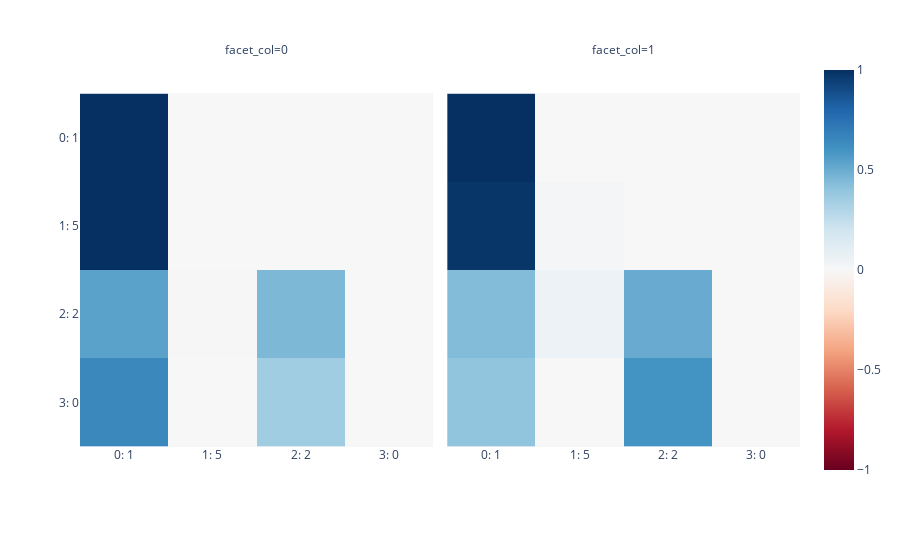
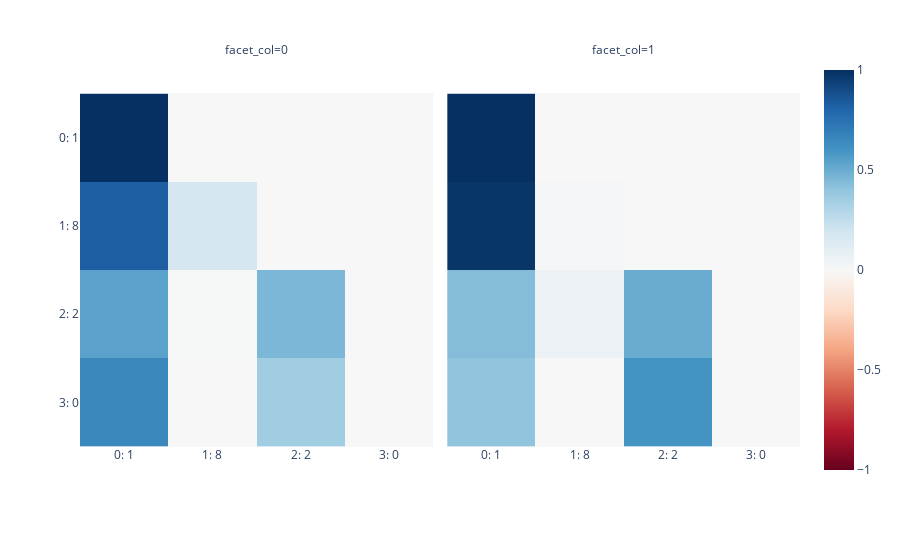
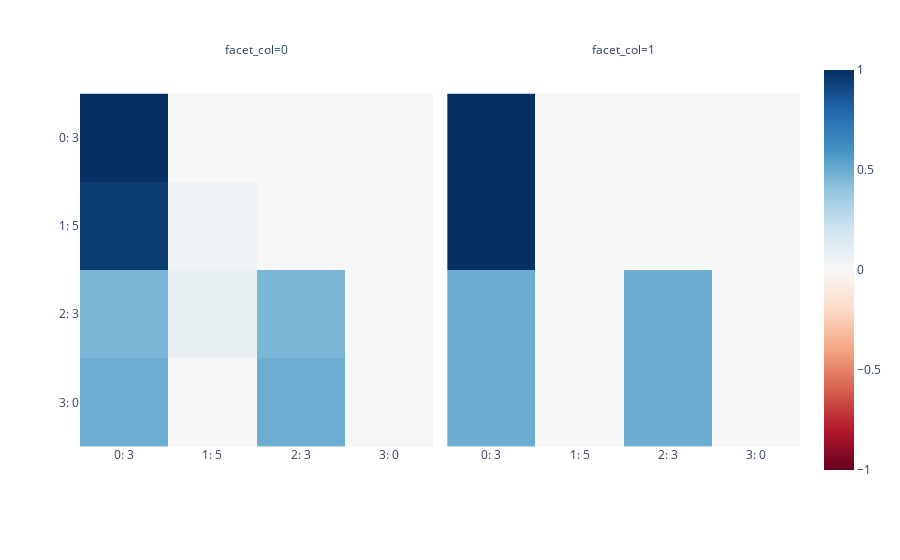
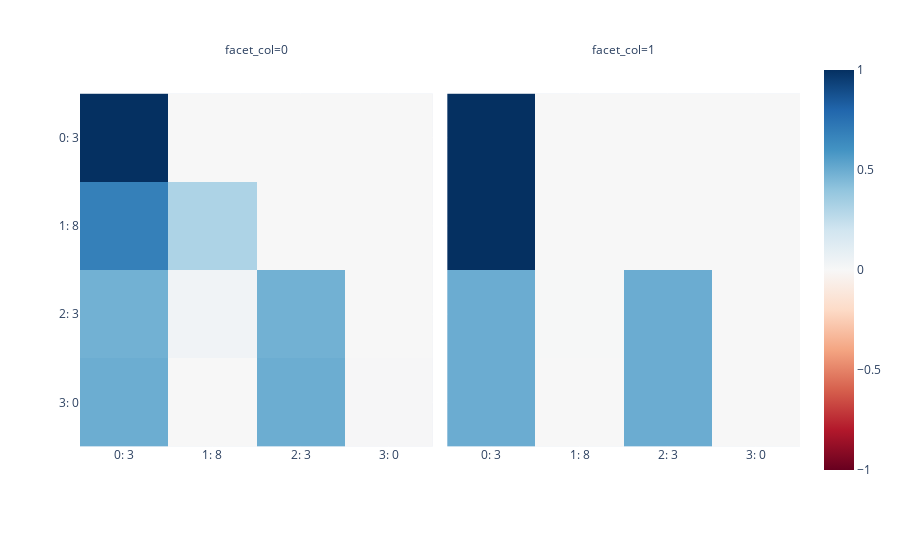

The cell these charts' notebook holds for them, in order:
### Markdown cell above
The following attention patterns show that if you change the noise token, sometimes the destination noise tokens will attend to themselves randomly, but the last destination token (0) will attend to the other two tokens less than 5, favoring one over the other. The hierarchy of prefered tokens is switched between the heads, so the ordering is accounted for. 


** If the signal token is repeated, it will attend equally to both.

### Code cell
show_pattern(pre_trained.activation_cache, [1,5,2,0])
show_pattern(pre_trained.activation_cache, [1,8,2,0])
show_pattern(pre_trained.activation_cache, [3,5,3,0])
show_pattern(pre_trained.activation_cache, [3,8,3,0])

### Figure 1 — Plotly figure (JSON) as saved in the notebook; plotly's stock layout.template omitted (floating-point values rounded to 4 significant figures)
{"data": [{"coloraxis": "coloraxis", "hovertemplate": "x: %{x}<br>y: %{y}<br>color: %{z}<extra></extra>", "name": "0", "type": "heatmap", "x": ["0: 1", "1: 5", "2: 2", "3: 0"], "xaxis": "x", "y": ["0: 1", "1: 5", "2: 2", "3: 0"], "yaxis": "y", "z": [[1, 0, 0, 0], [0.9993, 0.0007221, 0, 0], [0.5396, 0.007501, 0.4529, 0], [0.648, 2.222e-07, 0.352, 1.367e-06]]}, {"coloraxis": "coloraxis", "hovertemplate": "x: %{x}<br>y: %{y}<br>color: %{z}<extra></extra>", "name": "1", "type": "heatmap", "x": ["0: 1", "1: 5", "2: 2", "3: 0"], "xaxis": "x2", "y": ["0: 1", "1: 5", "2: 2", "3: 0"], "yaxis": "y2", "z": [[1, 0, 0, 0], [0.9776, 0.02242, 0, 0], [0.4377, 0.05942, 0.5029, 0], [0.4017, 0.001359, 0.5969, 1.094e-05]]}], "layout": {"annotations": [{"font": {}, "showarrow": false, "text": "facet_col=0", "x": 0.245, "xanchor": "center", "xref": "paper", "y": 1, "yanchor": "bottom", "yref": "paper"}, {"font": {}, "showarrow": false, "text": "facet_col=1", "x": 0.755, "xanchor": "center", "xref": "paper", "y": 1, "yanchor": "bottom", "yref": "paper"}], "coloraxis": {"cmid": 0, "colorscale": [[0, "rgb(103,0,31)"], [0.1, "rgb(178,24,43)"], [0.2, "rgb(214,96,77)"], [0.3, "rgb(244,165,130)"], [0.4, "rgb(253,219,199)"], [0.5, "rgb(247,247,247)"], [0.6, "rgb(209,229,240)"], [0.7, "rgb(146,197,222)"], [0.8, "rgb(67,147,195)"], [0.9, "rgb(33,102,172)"], [1, "rgb(5,48,97)"]]}, "margin": {"t": 60}, "xaxis": {"anchor": "y", "constrain": "domain", "domain": [0, 0.49], "scaleanchor": "y"}, "xaxis2": {"anchor": "y2", "domain": [0.51, 1], "matches": "x"}, "yaxis": {"anchor": "x", "autorange": "reversed", "constrain": "domain", "domain": [0, 1]}, "yaxis2": {"anchor": "x2", "domain": [0, 1], "matches": "y", "showticklabels": false}}}

### Figure 2 — Plotly figure (JSON) as saved in the notebook; plotly's stock layout.template omitted (floating-point values rounded to 4 significant figures)
{"data": [{"coloraxis": "coloraxis", "hovertemplate": "x: %{x}<br>y: %{y}<br>color: %{z}<extra></extra>", "name": "0", "type": "heatmap", "x": ["0: 1", "1: 8", "2: 2", "3: 0"], "xaxis": "x", "y": ["0: 1", "1: 8", "2: 2", "3: 0"], "yaxis": "y", "z": [[1, 0, 0, 0], [0.8258, 0.1742, 0, 0], [0.5417, 0.00367, 0.4546, 0], [0.648, 1.82e-08, 0.352, 1.367e-06]]}, {"coloraxis": "coloraxis", "hovertemplate": "x: %{x}<br>y: %{y}<br>color: %{z}<extra></extra>", "name": "1", "type": "heatmap", "x": ["0: 1", "1: 8", "2: 2", "3: 0"], "xaxis": "x2", "y": ["0: 1", "1: 8", "2: 2", "3: 0"], "yaxis": "y2", "z": [[1, 0, 0, 0], [0.9795, 0.02048, 0, 0], [0.4354, 0.0643, 0.5003, 0], [0.4016, 0.001726, 0.5967, 1.093e-05]]}], "layout": {"annotations": [{"font": {}, "showarrow": false, "text": "facet_col=0", "x": 0.245, "xanchor": "center", "xref": "paper", "y": 1, "yanchor": "bottom", "yref": "paper"}, {"font": {}, "showarrow": false, "text": "facet_col=1", "x": 0.755, "xanchor": "center", "xref": "paper", "y": 1, "yanchor": "bottom", "yref": "paper"}], "coloraxis": {"cmid": 0, "colorscale": [[0, "rgb(103,0,31)"], [0.1, "rgb(178,24,43)"], [0.2, "rgb(214,96,77)"], [0.3, "rgb(244,165,130)"], [0.4, "rgb(253,219,199)"], [0.5, "rgb(247,247,247)"], [0.6, "rgb(209,229,240)"], [0.7, "rgb(146,197,222)"], [0.8, "rgb(67,147,195)"], [0.9, "rgb(33,102,172)"], [1, "rgb(5,48,97)"]]}, "margin": {"t": 60}, "xaxis": {"anchor": "y", "constrain": "domain", "domain": [0, 0.49], "scaleanchor": "y"}, "xaxis2": {"anchor": "y2", "domain": [0.51, 1], "matches": "x"}, "yaxis": {"anchor": "x", "autorange": "reversed", "constrain": "domain", "domain": [0, 1]}, "yaxis2": {"anchor": "x2", "domain": [0, 1], "matches": "y", "showticklabels": false}}}

### Figure 3 — Plotly figure (JSON) as saved in the notebook; plotly's stock layout.template omitted (floating-point values rounded to 4 significant figures)
{"data": [{"coloraxis": "coloraxis", "hovertemplate": "x: %{x}<br>y: %{y}<br>color: %{z}<extra></extra>", "name": "0", "type": "heatmap", "x": ["0: 3", "1: 5", "2: 3", "3: 0"], "xaxis": "x", "y": ["0: 3", "1: 5", "2: 3", "3: 0"], "yaxis": "y", "z": [[1, 0, 0, 0], [0.9528, 0.04716, 0, 0], [0.4611, 0.07774, 0.4611, 0], [0.4963, 0.001021, 0.4963, 0.00628]]}, {"coloraxis": "coloraxis", "hovertemplate": "x: %{x}<br>y: %{y}<br>color: %{z}<extra></extra>", "name": "1", "type": "heatmap", "x": ["0: 3", "1: 5", "2: 3", "3: 0"], "xaxis": "x2", "y": ["0: 3", "1: 5", "2: 3", "3: 0"], "yaxis": "y2", "z": [[1, 0, 0, 0], [0.9999, 5.811e-05, 0, 0], [0.4986, 0.002857, 0.4986, 0], [0.5, 2.071e-07, 0.5, 1.667e-09]]}], "layout": {"annotations": [{"font": {}, "showarrow": false, "text": "facet_col=0", "x": 0.245, "xanchor": "center", "xref": "paper", "y": 1, "yanchor": "bottom", "yref": "paper"}, {"font": {}, "showarrow": false, "text": "facet_col=1", "x": 0.755, "xanchor": "center", "xref": "paper", "y": 1, "yanchor": "bottom", "yref": "paper"}], "coloraxis": {"cmid": 0, "colorscale": [[0, "rgb(103,0,31)"], [0.1, "rgb(178,24,43)"], [0.2, "rgb(214,96,77)"], [0.3, "rgb(244,165,130)"], [0.4, "rgb(253,219,199)"], [0.5, "rgb(247,247,247)"], [0.6, "rgb(209,229,240)"], [0.7, "rgb(146,197,222)"], [0.8, "rgb(67,147,195)"], [0.9, "rgb(33,102,172)"], [1, "rgb(5,48,97)"]]}, "margin": {"t": 60}, "xaxis": {"anchor": "y", "constrain": "domain", "domain": [0, 0.49], "scaleanchor": "y"}, "xaxis2": {"anchor": "y2", "domain": [0.51, 1], "matches": "x"}, "yaxis": {"anchor": "x", "autorange": "reversed", "constrain": "domain", "domain": [0, 1]}, "yaxis2": {"anchor": "x2", "domain": [0, 1], "matches": "y", "showticklabels": false}}}

### Figure 4 — Plotly figure (JSON) as saved in the notebook; plotly's stock layout.template omitted (floating-point values rounded to 4 significant figures)
{"data": [{"coloraxis": "coloraxis", "hovertemplate": "x: %{x}<br>y: %{y}<br>color: %{z}<extra></extra>", "name": "0", "type": "heatmap", "x": ["0: 3", "1: 8", "2: 3", "3: 0"], "xaxis": "x", "y": ["0: 3", "1: 8", "2: 3", "3: 0"], "yaxis": "y", "z": [[1, 0, 0, 0], [0.6852, 0.3148, 0, 0], [0.4803, 0.03941, 0.4803, 0], [0.4968, 8.37e-05, 0.4968, 0.006285]]}, {"coloraxis": "coloraxis", "hovertemplate": "x: %{x}<br>y: %{y}<br>color: %{z}<extra></extra>", "name": "1", "type": "heatmap", "x": ["0: 3", "1: 8", "2: 3", "3: 0"], "xaxis": "x2", "y": ["0: 3", "1: 8", "2: 3", "3: 0"], "yaxis": "y2", "z": [[1, 0, 0, 0], [1.0, 3.497e-05, 0, 0], [0.4984, 0.003107, 0.4984, 0], [0.5, 2.632e-07, 0.5, 1.667e-09]]}], "layout": {"annotations": [{"font": {}, "showarrow": false, "text": "facet_col=0", "x": 0.245, "xanchor": "center", "xref": "paper", "y": 1, "yanchor": "bottom", "yref": "paper"}, {"font": {}, "showarrow": false, "text": "facet_col=1", "x": 0.755, "xanchor": "center", "xref": "paper", "y": 1, "yanchor": "bottom", "yref": "paper"}], "coloraxis": {"cmid": 0, "colorscale": [[0, "rgb(103,0,31)"], [0.1, "rgb(178,24,43)"], [0.2, "rgb(214,96,77)"], [0.3, "rgb(244,165,130)"], [0.4, "rgb(253,219,199)"], [0.5, "rgb(247,247,247)"], [0.6, "rgb(209,229,240)"], [0.7, "rgb(146,197,222)"], [0.8, "rgb(67,147,195)"], [0.9, "rgb(33,102,172)"], [1, "rgb(5,48,97)"]]}, "margin": {"t": 60}, "xaxis": {"anchor": "y", "constrain": "domain", "domain": [0, 0.49], "scaleanchor": "y"}, "xaxis2": {"anchor": "y2", "domain": [0.51, 1], "matches": "x"}, "yaxis": {"anchor": "x", "autorange": "reversed", "constrain": "domain", "domain": [0, 1]}, "yaxis2": {"anchor": "x2", "domain": [0, 1], "matches": "y", "showticklabels": false}}}
